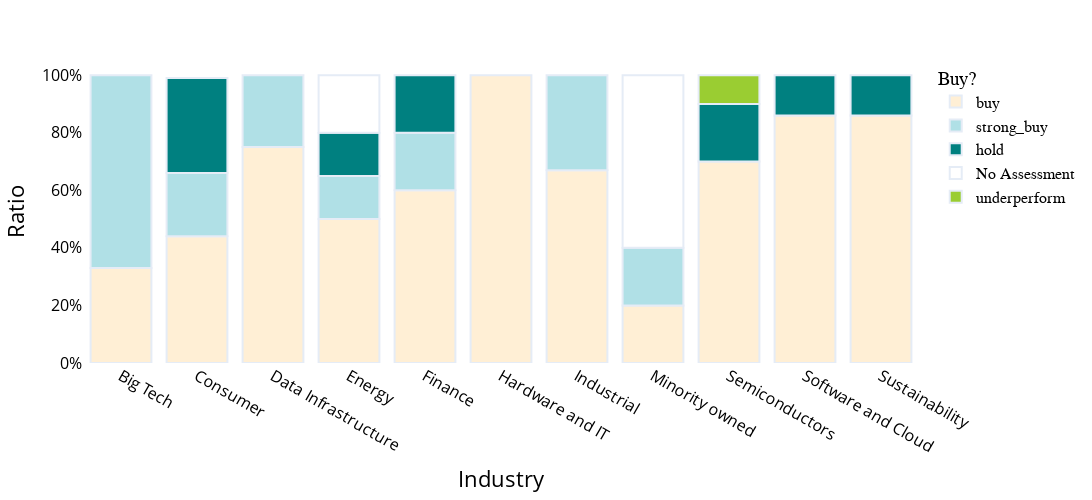

Here is the notebook cell this chart was saved with:
### Code cell
industry_barStacked

### Figure 1 — Plotly figure (JSON) as saved in the notebook; plotly's stock layout.template omitted (floating-point values rounded to 4 significant figures)
{"data": [{"alignmentgroup": "True", "customdata": [["buy", "Apple, Netflix"], ["buy", "Best Buy, Costco, <br>Live Nation, General Motors"], ["buy", "Dell, Digital Realty, Equinix"], ["buy", "Plug Power, Fluence Energy, Dominion Energy"], ["buy", "JP Morgan, Bank of America, Fidelity"], ["buy", "Cisco, AT&T, <br>Verizon, Iridium"], ["buy", "3M, Honeywell"], ["buy", "Carver Bancorp, American Shared Hospital, <br>Broadway Financial, Citizens Bancshares, <br>Urban One"], ["buy", "Qualcomm, Applied Materials, <br>ASML Holding, Lam Research, <br>AMD, Arm Holdings, <br>KLA Corp"], ["buy", "MongoDB, Oracle, <br>Salesforce, Adobe, <br>Snowflake, IBM"], ["buy", "Republic Services, Waste Management, <br>Clean Harbors, Weyerhaeuser, <br>Xylem, Zurn Elkay Water"]], "hovertemplate": "<b>Industry</b>: %{x}<br><b>Buy</b>: %{customdata[0]}<br><b>Percentage</b>: %{y}<br><b>Companies</b>: %{customdata[1]}", "legendgroup": "buy", "marker": {"color": "papayawhip", "line": {"width": 2}, "pattern": {"shape": ""}}, "name": "buy", "offsetgroup": "buy", "orientation": "v", "showlegend": true, "textposition": "auto", "type": "bar", "x": ["Big Tech", "Consumer", "Data Infrastructure", "Energy", "Finance", "Hardware and IT", "Industrial", "Minority owned", "Semiconductors", "Software and Cloud", "Sustainability"], "xaxis": "x", "y": [0.33, 0.44, 0.75, 0.5, 0.6, 1, 0.67, 0.2, 0.7, 0.86, 0.86], "yaxis": "y"}, {"alignmentgroup": "True", "customdata": [["strong_buy", "Meta, Microsoft, <br>Google, Nvidia"], ["strong_buy", "Walmart, TJ Maxx"], ["strong_buy", "Corning"], ["strong_buy", "Sunpower Corp, MP Materials, ESS Tech"], ["strong_buy", "Mastercard"], ["strong_buy", "GE"], ["strong_buy", "Axsome Therapeutics, Mercado Libre (Argentine)"]], "hovertemplate": "<b>Industry</b>: %{x}<br><b>Buy</b>: %{customdata[0]}<br><b>Percentage</b>: %{y}<br><b>Companies</b>: %{customdata[1]}", "legendgroup": "strong_buy", "marker": {"color": "powderblue", "line": {"width": 2}, "pattern": {"shape": ""}}, "name": "strong_buy", "offsetgroup": "strong_buy", "orientation": "v", "showlegend": true, "textposition": "auto", "type": "bar", "x": ["Big Tech", "Consumer", "Data Infrastructure", "Energy", "Finance", "Industrial", "Minority owned"], "xaxis": "x", "y": [0.67, 0.22, 0.25, 0.15, 0.2, 0.33, 0.2], "yaxis": "y"}, {"alignmentgroup": "True", "customdata": [["hold", "Lululemon, Target, Dollar Tree"], ["hold", "Sasol (S. Africa), Quantumscape"], ["hold", "Goldman Sachs"], ["hold", "Intel Corp, Kulicke and Soffa"], ["hold", "ADP"], ["hold", "American Water Works"]], "hovertemplate": "<b>Industry</b>: %{x}<br><b>Buy</b>: %{customdata[0]}<br><b>Percentage</b>: %{y}<br><b>Companies</b>: %{customdata[1]}", "legendgroup": "hold", "marker": {"color": "teal", "line": {"width": 2}, "pattern": {"shape": ""}}, "name": "hold", "offsetgroup": "hold", "orientation": "v", "showlegend": true, "textposition": "auto", "type": "bar", "x": ["Consumer", "Energy", "Finance", "Semiconductors", "Software and Cloud", "Sustainability"], "xaxis": "x", "y": [0.33, 0.15, 0.2, 0.2, 0.14, 0.14], "yaxis": "y"}, {"alignmentgroup": "True", "customdata": [["No Assessment", "Generac Holdings, Albemarle, <br>NextEra Energy, Bloom Energy, <br>Brookfield Renewable, IONQ Inc, <br>Ormat Technologies, Nuscale Power, <br>AES Corp, Oklo"], ["No Assessment", "Grupo Televisa, Credicorp (Peru)"]], "hovertemplate": "<b>Industry</b>: %{x}<br><b>Buy</b>: %{customdata[0]}<br><b>Percentage</b>: %{y}<br><b>Companies</b>: %{customdata[1]}", "legendgroup": "No Assessment", "marker": {"color": "white", "line": {"width": 2}, "pattern": {"shape": ""}}, "name": "No Assessment", "offsetgroup": "No Assessment", "orientation": "v", "showlegend": true, "textposition": "auto", "type": "bar", "x": ["Energy", "Minority owned"], "xaxis": "x", "y": [0.2, 0.6], "yaxis": "y"}, {"alignmentgroup": "True", "customdata": [["underperform", "United Micro electronics"]], "hovertemplate": "<b>Industry</b>: %{x}<br><b>Buy</b>: %{customdata[0]}<br><b>Percentage</b>: %{y}<br><b>Companies</b>: %{customdata[1]}", "legendgroup": "underperform", "marker": {"color": "yellowgreen", "line": {"width": 2}, "pattern": {"shape": ""}}, "name": "underperform", "offsetgroup": "underperform", "orientation": "v", "showlegend": true, "textposition": "auto", "type": "bar", "x": ["Semiconductors"], "xaxis": "x", "y": [0.1], "yaxis": "y"}], "layout": {"barmode": "relative", "height": 500, "legend": {"font": {"color": "black", "family": "Courier", "size": 16}, "title": {"font": {"family": "Times New Roman"}, "text": "Buy?"}, "tracegroupgap": 0}, "margin": {"t": 60}, "paper_bgcolor": "rgba(0, 0, 0, 0)", "plot_bgcolor": "rgba(0, 0, 0, 0)", "width": 1200, "xaxis": {"anchor": "y", "autorange": true, "domain": [0, 1], "range": [-0.5, 10.5], "tickfont": {"color": "black", "size": 16}, "title": {"font": {"color": "black", "size": 22}, "text": "Industry"}, "type": "category"}, "yaxis": {"anchor": "x", "autorange": true, "domain": [0, 1], "range": [0, 1.053], "tickfont": {"color": "black", "size": 16}, "tickformat": ".0%", "title": {"font": {"color": "black", "size": 22}, "text": "Ratio"}, "type": "linear"}}}
